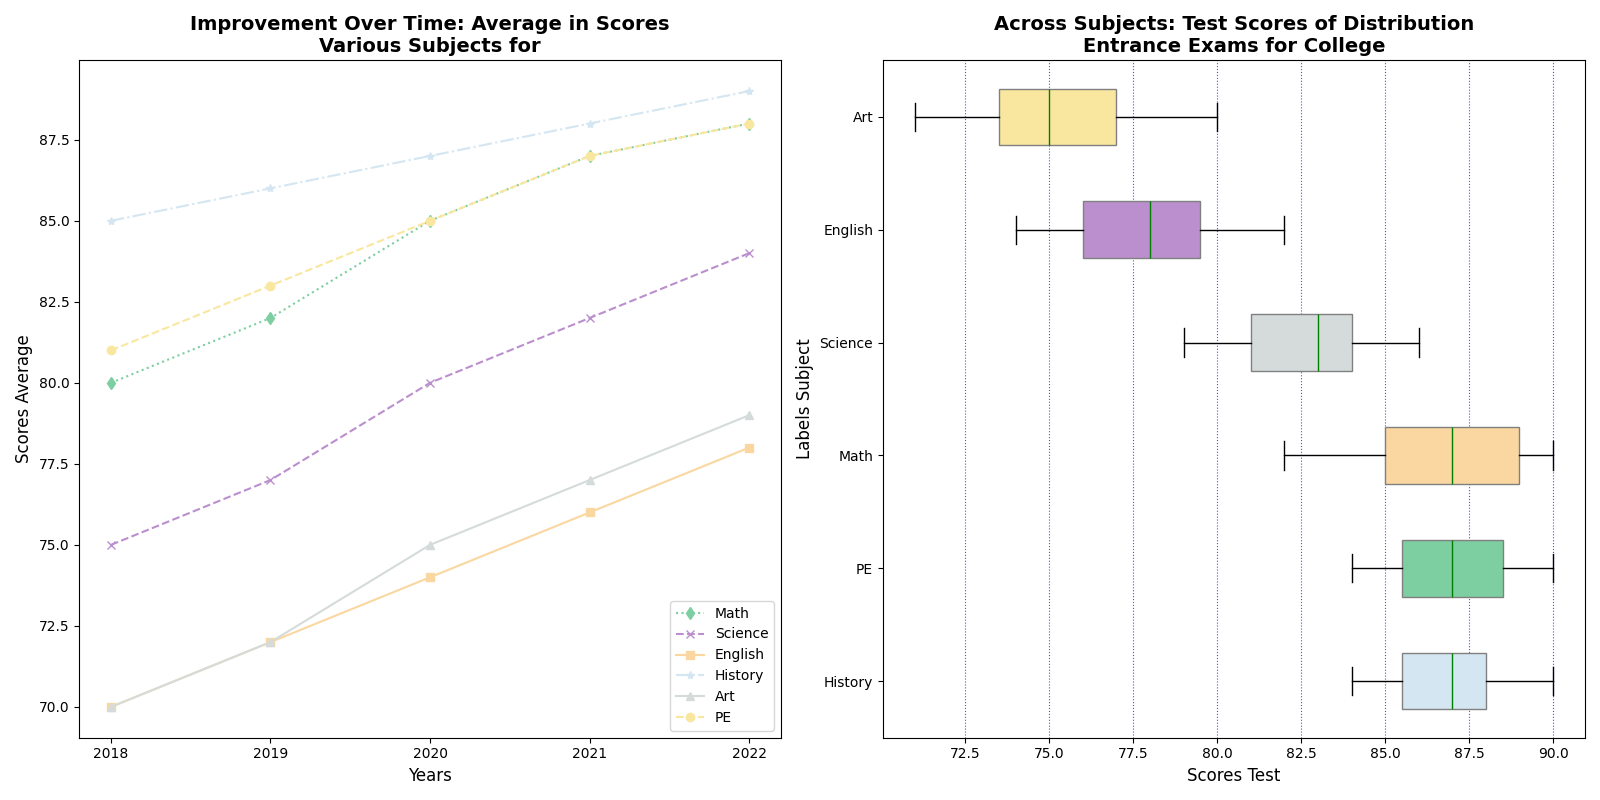

This figure's Python source:
import matplotlib.pyplot as plt
import numpy as np

math_scores = [82, 89, 90, 85, 88, 86, 87, 85, 89, 90, 87, 88, 84, 85, 89]
science_scores = [79, 81, 83, 80, 82, 84, 81, 85, 86, 83, 80, 82, 85, 84, 83]
english_scores = [75, 78, 77, 80, 82, 76, 78, 74, 79, 81, 80, 77, 76, 75, 78]
history_scores = [88, 85, 87, 86, 89, 90, 85, 84, 88, 86, 87, 88, 89, 85, 86]
art_scores = [72, 75, 78, 74, 76, 77, 73, 75, 79, 80, 71, 74, 73, 76, 77]
pe_scores = [85, 87, 90, 88, 86, 85, 89, 84, 86, 88, 90, 89, 87, 85, 88]

years = np.array([2018, 2019, 2020, 2021, 2022])

avg_math_scores = np.array([80, 82, 85, 87, 88])
avg_science_scores = np.array([75, 77, 80, 82, 84])
avg_english_scores = np.array([70, 72, 74, 76, 78])
avg_history_scores = np.array([85, 86, 87, 88, 89])
avg_art_scores = np.array([70, 72, 75, 77, 79])
avg_pe_scores = np.array([81, 83, 85, 87, 88])

fig, (ax2, ax1) = plt.subplots(1, 2, figsize=(16, 8))

ax2.plot(years, avg_math_scores, label='Math', color='#7DCEA0', marker='d', linestyle=':')
ax2.plot(years, avg_science_scores, label='Science', color='#BB8FCE', marker='x', linestyle='--')
ax2.plot(years, avg_english_scores, label='English', color='#FAD7A0', marker='s', linestyle='-')
ax2.plot(years, avg_history_scores, label='History', color='#D4E6F1', marker='*', linestyle='-.')
ax2.plot(years, avg_art_scores, label='Art', color='#D5DBDB', marker='^', linestyle='-')
ax2.plot(years, avg_pe_scores, label='PE', color='#F9E79F', marker='o', linestyle='--')

ax2.set_title('Improvement Over Time: Average in Scores\nVarious Subjects for', fontsize=14, fontweight='bold')
ax2.set_xlabel('Years', fontsize=12)
ax2.set_ylabel('Scores Average', fontsize=12)
ax2.legend(loc='lower right', fontsize=10)
ax2.xaxis.set_major_locator(plt.MaxNLocator(integer=True))
ax2.grid(False)

subjects = ['History', 'PE', 'Math', 'Science', 'English', 'Art']
test_scores = [history_scores, pe_scores, math_scores, science_scores, english_scores, art_scores]
box_colors = ['#D4E6F1', '#7DCEA0', '#FAD7A0', '#D5DBDB', '#BB8FCE', '#F9E79F']

box = ax1.boxplot(test_scores, vert=False, patch_artist=True,
                  boxprops=dict(color='grey'),
                  whiskerprops=dict(color='black'),
                  capprops=dict(color='black'),
                  flierprops=dict(marker='x', color='black', alpha=0.5),
                  medianprops=dict(color='green'))

for patch, color in zip(box['boxes'], box_colors):
    patch.set_facecolor(color)

ax1.set_yticklabels(subjects)
ax1.set_title('Across Subjects: Test Scores of Distribution\nEntrance Exams for College', fontsize=14, fontweight='bold')
ax1.set_xlabel('Scores Test', fontsize=12)
ax1.set_ylabel('Labels Subject', fontsize=12)
ax1.xaxis.grid(True, linestyle=':', which='major', color='blue', alpha=0.7)

plt.tight_layout()
plt.show()
